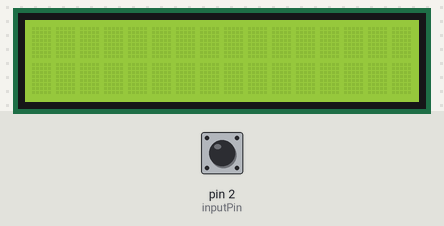
This sketch was run on a simulated Arduino Uno, built with avr-gcc and run on an emulated ATmega328P. Shown: 16×2 character LCD. The inputs (shaded band) are chosen by the test bench; at power-on: pin 2 (inputPin) HIGH.

Above: at 1.2 s.
1.3 s: pin 2 (inputPin) pulled LOW for 0.15 s
At 2.1 s:
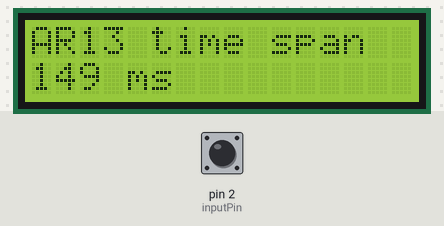
2.9 s: pin 2 (inputPin) pulled LOW for 1 s
At 4.6 s:
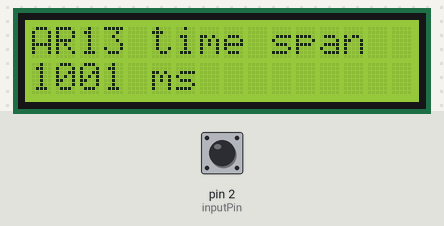
5.4 s: pin 2 (inputPin) pulled LOW for 0.15 s
At 6.4 s:
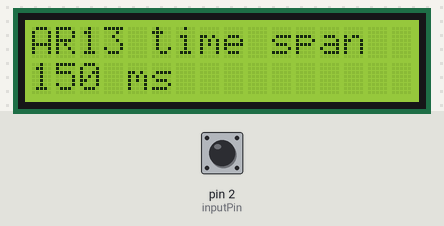
7.0 s: pin 2 (inputPin) pulled LOW for 1 s
At 8.9 s:
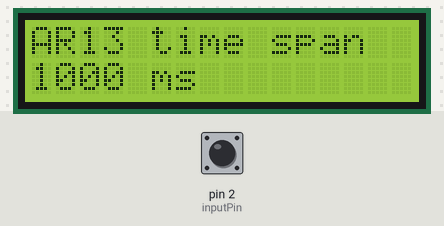
Timing chart, 0 to 10.4 s (numbered marks = the images above; inputs shaded):
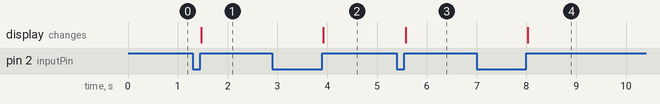

Measured:
- after the input at 1.3 s, the display: changes after 0.17 s (image 1)
- after the input at 2.9 s, the display: changes after 1.0 s (image 2)
- after the input at 5.4 s, the display: changes after 0.17 s (image 3)
- after the input at 7.0 s, the display: changes after 1.0 s (image 4)

The sketch:

AR13_Switch_time.ino
```cpp
#include <LiquidCrystal_I2C.h>
#include <Wire.h>
LiquidCrystal_I2C lcd(0x27,16,2);

/*

 예제 5.3

 디지털 신호 입력 시간 측정하기

 */

// 2번핀을 스위치 입력으로 설정

const int inputPin = 2;


// 현재의 시간을 저장하기 위한 변수

long startTime = 0;

// 실제 스위치가 눌린 후 지연되는 시간

long swCountTimer = 0;


void setup() {

  // 스위치 입력을 위하여 2번핀을 입력으로 설정하고 풀업시킨다

  pinMode(inputPin, INPUT_PULLUP);

  // 시리얼 통신을 설정한다

  Serial.begin(9600);

  lcd.init();

  lcd.clear();

  lcd.backlight();


}


void loop(){

  // 스위치 입력이 발생하였을 경우 실행

  if(digitalRead(inputPin) == LOW){

    // 현재의 시간을 startTime 변수에 넣는다.

    startTime = millis();

    // 스위치가 입력되는 동안 지연시킨다.

    while(digitalRead(inputPin)==LOW);

    // swCountTimer 변수에 스위치가 눌려진 시간을 넣는다.

    // 여기까지 측정된 시간에서 앞서 저장한 시간이 스위치가 눌려진 시간이 된다

    swCountTimer = millis() - startTime;

    // 시리얼 통신으로 값을 출력한다.

    lcd.clear();

    lcd.setCursor(0,0);

    lcd.print("AR13 time span");

    lcd.setCursor(0,1);

    lcd.print(swCountTimer);

    lcd.print(" ms");

  };

}
```
